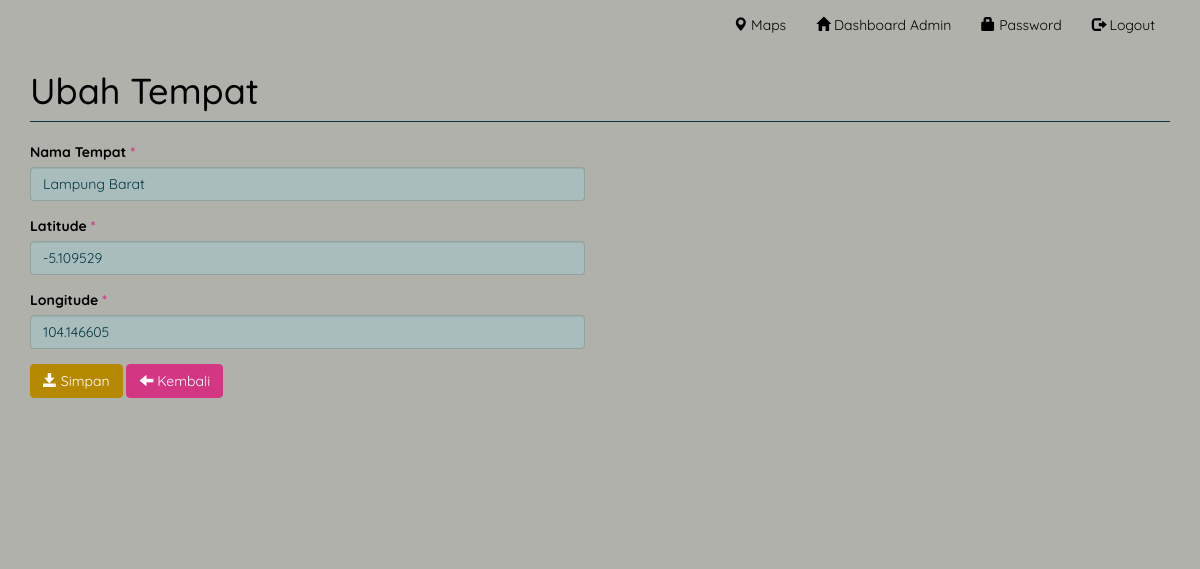
Page /index.php?m=tempat_ubah&ID=18 (signed in) on the committed database.
### tables this page shows
CREATE TABLE `tb_tempat` (
  `id_tempat` int(11) NOT NULL,
  `nama_tempat` varchar(255) DEFAULT NULL,
  `lat` double DEFAULT NULL,
  `lng` double DEFAULT NULL
);

### config.php (called while the page is built)
<?php
$config["server"]='localhost';
$config["username"]='root';
$config["password"]='';
$config["database_name"]='tugasakhir_gis';

### includes/ez_sql_core.php (called while the page is built, shortened)
<?php
	class ezSQLcore
	{
		var $show_errors      = true;
		var $timers           = array();
		function get_host_port( $host, $default = false )
		{
			$port = $default;
			return array( $host, $port );
		}
		function flush()
		{
			$this->last_result = array();
		}
		function get_row($query=null,$output=OBJECT,$y=0)
		{
			if ( $query )
			{
				$this->query($query);
			}
			if ( $output == OBJECT )
			{
				return $this->last_result[$y]?$this->last_result[$y]:null;
			}
			elseif ( $output == ARRAY_A )
			{
				return $this->last_result[$y]?get_object_vars($this->last_result[$y]):null;
			}
			elseif ( $output == ARRAY_N )
			{
				return $this->last_result[$y]?array_values(get_object_vars($this->last_result[$y])):null;
			}
			else
			{
				$this->show_errors ? trigger_error(" \$db->get_row(string query, output type, int offset) -- Output type must be one of: OBJECT, ARRAY_A, ARRAY_N",E_USER_WARNING) : null;
			}
		}
		function timer_get_cur()
		{
			list($usec, $sec) = explode(" ",microtime());
			return ((float)$usec + (float)$sec);
		}
		function timer_start($timer_name)
		{
			$this->timers[$timer_name] = $this->timer_get_cur();
		}
		function timer_elapsed($timer_name)
		{
			return round($this->timer_get_cur() - $this->timers[$timer_name],2);
		}
	}

### functions.php (called while the page is built, shortened)
<?php
include dirname(__FILE__) . '/config.php';
include'includes/ez_sql_core.php';
include'includes/ez_sql_mysqli.php';
$db = new ezSQL_mysqli($config['username'], $config['password'], $config['database_name'], $config['server']);

### includes/ez_sql_mysqli.php (called while the page is built, shortened)
<?php
	$ezsql_mysqli_str = array
	(
		1 => 'Require $dbuser and $dbpassword to connect to a database server',
		2 => 'Error establishing mySQLi database connection. Correct user/password? Correct hostname? Database server running?',
		3 => 'Require $dbname to select a database',
		4 => 'mySQLi database connection is not active',
		5 => 'Unexpected error while trying to select database'
	);
	class ezSQL_mysqli extends ezSQLcore
	{
		function connect($dbuser='', $dbpassword='', $dbhost='localhost', $dbport=false)
		{
			global $ezsql_mysqli_str; $return_val = false;
			if ( ! $dbuser )
			{
				$this->register_error($ezsql_mysqli_str[1].' in '.__FILE__.' on line '.__LINE__);
				$this->show_errors ? trigger_error($ezsql_mysqli_str[1],E_USER_WARNING) : null;
			}
			else
			{
				$this->dbh = new mysqli($dbhost,$dbuser,$dbpassword, '', $dbport);
				if( $this->dbh->connect_errno )
				{
					$this->register_error($ezsql_mysqli_str[2].' in '.__FILE__.' on line '.__LINE__);
					$this->show_errors ? trigger_error($ezsql_mysqli_str[2],E_USER_WARNING) : null;
				}
				else
				{
					$return_val = true;
				}
			}
			return $return_val;
		}
		function query($query)
		{
			$return_val = 0;
			$query = trim($query);
			$this->result = @$this->dbh->query($query);
			if ( preg_match("/^(insert|delete|update|replace|truncate|drop|create|alter|begin|commit|rollback|set|lock|unlock|call)/i",$query) )
			{
				$is_insert = true;
				$this->rows_affected = @$this->dbh->affected_rows;
				if ( preg_match("/^(insert|replace)\s+/i",$query) )
				{
					$this->insert_id = @$this->dbh->insert_id;
				}
				$return_val = $this->rows_affected;
			}
			else
			{
				$is_insert = false;
				$i=0;
				$num_rows=0;
				while ( $row = @$this->result->fetch_object() )
				{
					$num_rows++;
				}
				$this->num_rows = $num_rows;
				$return_val = $this->num_rows;
			}
			return $return_val;
		}
	}

### tempat_ubah.php (the view, shortened to what this page needs)
<?php
    $row = $db->get_row("SELECT * FROM tb_tempat WHERE id_tempat='$_GET[ID]'");
?>
<div class="page-header">
    <h1>Ubah Tempat</h1>
</div>
<div class="row">
    <div class="col-sm-6">
        <form method="post" action="?m=tempat_ubah&ID=<?=$row->id_tempat?>" enctype="multipart/form-data">
            <div class="form-group">
                <label>Nama Tempat <span class="text-danger">*</span></label>
                <input class="form-control" type="text" name="nama_tempat" value="<?=$row->nama_tempat?>"/>
            </div>
            <div class="form-group">
                <label>Latitude <span class="text-danger">*</span></label>
                <input class="form-control" type="text" id="lat" name="lat" value="<?=$row->lat?>"/>
            </div>
            <div class="form-group">
                <label>Longitude <span class="text-danger">*</span></label>
                <input class="form-control" type="text" id="lng" name="lng" value="<?=$row->lng?>"/>
            </div>
            <div class="form-group">
                <button class="btn btn-primary"><span class="glyphicon glyphicon-save"></span> Simpan</button>
                <a class="btn btn-danger" href="?m=tempat"><span class="glyphicon glyphicon-arrow-left"></span> Kembali</a>
            </div>
        </form>
    </div>
    <div class="col-md-6">
        <div id="map" style="height: 400px;"></div>
    </div>
</div>

### assets/css/general.css (style rules this page uses)
html { position: relative; min-height: 100%; }
body { margin-bottom: 70px; }
.page-header { margin-top: 0; padding-bottom: 0; }
.page-header h1 { margin-top: 0; }

### assets/css/tempat_detail.css (style rules this page uses)
body { background-color:#b0b1ab; color: black; font-family: 'Quicksand', sans-serif; }

### assets/css/tempat_list.css (style rules this page uses)
body { font-family: 'Quicksand', sans-serif; color: black; }
h1, h2, h3, h4, h5, h6, .h1, .h2, .h3, .h4, .h5, .h6 { font-family: 'Quicksand', sans-serif; }

### assets/css/login.css (style rules this page uses)
.row { display: flex; justify-content: center; }

### assets/css/tempat.css (style rules this page uses)
body { background-color:#b0b1ab; }

### rows in the picture
tb_tempat: nama_tempat "Lampung Barat", lat "-5.109529", lng "104.146605"
